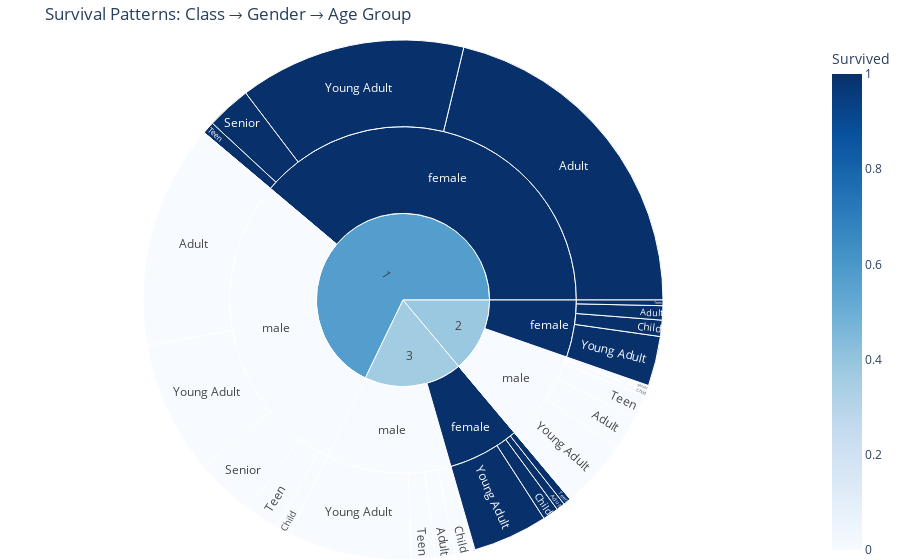

Here is the notebook cell this chart was saved with:
### Code cell
import pandas as pd
import numpy as np
import matplotlib.pyplot as plt
import seaborn as sns
from IPython.display import display, HTML

# Load data with error handling
try:
    file_path = r"e:\OneDrive\Desktop\tested.csv"
    df = pd.read_csv(file_path)
except FileNotFoundError:
    print(f"Error: File not found at {file_path}")
    exit()

# Configure global styles - updated style name for newer versions
try:
    plt.style.use('seaborn-v0_8-whitegrid')  # For newer versions
except:
    sns.set_style("whitegrid")  # Alternative approach
sns.set_palette("pastel")

HTML("""
<style>
    .analysis-title {color: #2c3e50; font-weight: bold; border-bottom: 2px solid #3498db; padding: 5px 0}
    .data-insight {background: #f8f9fa; padding: 15px; border-radius: 5px; margin: 10px 0}
</style>
""")

# Enhanced data summary
def display_data_summary():
    display(HTML("<div class='analysis-title'>🚢 Titanic Dataset Summary</div>"))
    
    # Create comprehensive summary
    summary = pd.DataFrame({
        'Missing (%)': df.isna().mean().round(4) * 100,
        'Unique Values': df.nunique(),
        'Data Type': df.dtypes,
        'Sample Value': df.iloc[0]
    }).style.format({'Missing (%)': '{:.1f}%', 'Sample Value': lambda x: str(x)[:25]})
    
    display(summary.highlight_null(subset=['Missing (%)'], color='#ffcccc'))
    
    # Key metrics
    metrics = {
        'Median Age': f"{df['Age'].median():.1f} years",
        'Max Fare': f"${df['Fare'].max():.2f}",
        'Overall Survival Rate': f"{df['Survived'].mean()*100:.1f}%"
    }
    display(HTML("<div class='data-insight'>🔍 Key Metrics:<br>" + 
                 "<br>".join([f"• {k}: {v}" for k,v in metrics.items()]) + "</div>"))

display_data_summary()

# Data preprocessing
def preprocess_data():
    # Handle missing values
    df['Age'] = df['Age'].fillna(df['Age'].median())
    df['Fare'] = df['Fare'].fillna(df['Fare'].median())
    
    # Create new features
    df['TravelAlone'] = np.where((df['SibSp'] + df['Parch']) > 0, 'With Family', 'Alone')
    df['Title'] = df['Name'].str.extract(' ([A-Za-z]+)\.', expand=False)
    df['AgeGroup'] = pd.cut(df['Age'], 
                           bins=[0, 12, 18, 35, 60, 100],
                           labels=['Child', 'Teen', 'Young Adult', 'Adult', 'Senior'])
    return df

df = preprocess_data()

# Enhanced survival analysis
def analyze_survival():
    # Survival by class
    survival_class = df.groupby('Pclass')['Survived'].mean() * 100
    display(HTML("<div class='analysis-title'>📈 Survival Analysis</div>"))
    
    # Create visualization grid
    fig = plt.figure(figsize=(18, 12), dpi=100)
    gs = fig.add_gridspec(2, 2)
    
    # Survival by Class & Gender
    ax1 = fig.add_subplot(gs[0, 0])
    sns.barplot(x='Pclass', y='Survived', hue='Sex', data=df, 
               errorbar=None, ax=ax1)
    ax1.set_title('Survival Rate by Passenger Class & Gender', fontweight='bold')
    ax1.set_ylabel('Survival Rate')
    ax1.set_xticklabels(['First', 'Second', 'Third'])
    
    # Age distribution
    ax2 = fig.add_subplot(gs[0, 1])
    sns.violinplot(x='Survived', y='Age', data=df, split=True, 
                  inner='quartile', ax=ax2)
    ax2.set_title('Age Distribution by Survival Status', fontweight='bold')
    ax2.set_xticklabels(['Perished', 'Survived'])
    
    # Fare distribution
    ax3 = fig.add_subplot(gs[1, 0])
    sns.boxplot(x='Survived', y='Fare', data=df, 
               showfliers=False, ax=ax3)
    ax3.set_yscale('log')
    ax3.set_title('Fare Distribution (Log Scale)', fontweight='bold')
    ax3.set_xticklabels(['Perished', 'Survived'])
    
    # Family impact
    ax4 = fig.add_subplot(gs[1, 1])
    sns.pointplot(x='TravelAlone', y='Survived', hue='Sex', 
                 data=df, errorbar=None, ax=ax4)
    ax4.set_title('Impact of Family Travel on Survival', fontweight='bold')
    
    plt.tight_layout()
    plt.show()

analyze_survival()

# Advanced correlation analysis - Completely fixed
def show_correlations():
    plt.figure(figsize=(10, 8))
    
    # Calculate correlation matrix for numeric columns only
    numeric_cols = df.select_dtypes(include=[np.number]).columns
    corr = df[numeric_cols].corr()
    
    # Create a bar plot instead of a heatmap for a clearer visualization
    # Sort correlations with Survived
    corr_with_survived = corr['Survived'].sort_values(ascending=False)
    
    # Drop Survived itself from the plot (correlation = 1.0)
    corr_with_survived = corr_with_survived.drop('Survived')
    
    # Create bar plot
    plt.figure(figsize=(10, 6))
    ax = sns.barplot(x=corr_with_survived.values, y=corr_with_survived.index, 
                   palette='coolwarm', orient='h')
    
    # Add value labels
    for i, v in enumerate(corr_with_survived.values):
        ax.text(v + 0.02 if v >= 0 else v - 0.08, i, f"{v:.2f}", va='center')
    
    plt.title('Feature Correlation with Survival', fontweight='bold')
    plt.xlabel('Correlation Coefficient')
    plt.axvline(x=0, color='gray', linestyle='--')
    plt.tight_layout()
    plt.show()

show_correlations()

# Interactive visualization (optional)
try:
    import plotly.express as px
    display(HTML("<div class='analysis-title'>🌐 Interactive Analysis</div>"))
    
    fig = px.sunburst(df, path=['Pclass', 'Sex', 'AgeGroup'], 
                     values='Fare', color='Survived',
                     color_continuous_scale='Blues')
    fig.update_layout(
        title='Survival Patterns: Class → Gender → Age Group',
        margin=dict(t=40, l=0, r=0, b=0)
    )
    fig.show()
    
except ImportError:
    print("Install plotly for interactive visualizations: pip install plotly")

# Enhanced statistical summary
def show_statistical_summary():
    display(HTML("<div class='analysis-title'>📊 Statistical Summary</div>"))
    
    stats = df.describe(percentiles=[.01, .25, .5, .75, .99]).T
    stats['IQR'] = stats['75%'] - stats['25%']
    display(stats.style.format('{:.2f}').background_gradient(
        subset=['mean', '50%', 'std'], cmap='Blues'))

show_statistical_summary()

### Figure 1 — Plotly figure (JSON) as saved in the notebook; plotly's stock layout.template omitted (floating-point values rounded to 4 significant figures)
{"data": [{"branchvalues": "total", "customdata": [[0.0], [1.0], [0.0], [1.0], [0.0], [0.0], [1.0], [0.0], [1.0], [1.0], [1.0], [0.0], [0.0], [0.0], [0.0], [0.0], [0.0], [0.0], [1.0], [1.0], [1.0], [0.0], [1.0], [1.0], [1.0], [0.0], [0.0], [0.0], [1.0], [0.0], [0.0], [1.0], [1.0], [0.3638], [0.3841], [0.5729]], "domain": {"x": [0, 1], "y": [0, 1]}, "hovertemplate": "labels=%{label}<br>Fare=%{value}<br>parent=%{parent}<br>id=%{id}<br>Survived=%{color}<extra></extra>", "ids": ["3/male/Young Adult", "3/female/Adult", "2/male/Senior", "3/female/Young Adult", "3/male/Teen", "2/male/Young Adult", "3/female/Teen", "1/male/Adult", "1/female/Young Adult", "1/female/Adult", "2/female/Young Adult", "3/male/Child", "1/male/Young Adult", "3/male/Adult", "2/male/Adult", "1/male/Teen", "1/male/Senior", "2/male/Child", "1/female/Senior", "3/female/Child", "2/female/Child", "3/male/Senior", "2/female/Teen", "2/female/Adult", "1/female/Teen", "1/male/Child", "2/male/Teen", "3/male", "3/female", "2/male", "1/male", "1/female", "2/female", "3", "2", "1"], "labels": ["Young Adult", "Adult", "Senior", "Young Adult", "Teen", "Young Adult", "Teen", "Adult", "Young Adult", "Adult", "Young Adult", "Child", "Young Adult", "Adult", "Adult", "Teen", "Senior", "Child", "Senior", "Child", "Child", "Senior", "Teen", "Adult", "Teen", "Child", "Teen", "male", "female", "male", "male", "female", "female", "3", "2", "1"], "marker": {"coloraxis": "coloraxis", "colors": [0.0, 1.0, 0.0, 1.0, 0.0, 0.0, 1.0, 0.0, 1.0, 1.0, 1.0, 0.0, 0.0, 0.0, 0.0, 0.0, 0.0, 0.0, 1.0, 1.0, 1.0, 0.0, 1.0, 1.0, 1.0, 0.0, 0.0, 0.0, 1.0, 0.0, 0.0, 1.0, 1.0, 0.3638, 0.3841, 0.5729]}, "name": "", "parents": ["3/male", "3/female", "2/male", "3/female", "3/male", "2/male", "3/female", "1/male", "1/female", "1/female", "2/female", "3/male", "1/male", "3/male", "2/male", "1/male", "1/male", "2/male", "1/female", "3/female", "2/female", "3/male", "2/female", "2/female", "1/female", "1/male", "2/male", "3", "3", "2", "1", "1", "2", "", "", ""], "type": "sunburst", "values": [1142.0, 79.17, 48.04, 693.2, 220.3, 634.5, 70.93, 2074.0, 2097.0, 3159.0, 459.3, 167.3, 1231.0, 185.7, 311.0, 309.5, 559.4, 55.5, 410.3, 145.6, 150.1, 14.45, 52.0, 131.8, 113.1, 134.5, 222.5, 1729.0, 988.9, 1272.0, 4308.0, 5780.0, 793.2, 2718.0, 2065.0, 10090.0]}], "layout": {"coloraxis": {"colorbar": {"title": {"text": "Survived"}}, "colorscale": [[0, "rgb(247,251,255)"], [0.125, "rgb(222,235,247)"], [0.25, "rgb(198,219,239)"], [0.375, "rgb(158,202,225)"], [0.5, "rgb(107,174,214)"], [0.625, "rgb(66,146,198)"], [0.75, "rgb(33,113,181)"], [0.875, "rgb(8,81,156)"], [1, "rgb(8,48,107)"]]}, "legend": {"tracegroupgap": 0}, "margin": {"b": 0, "l": 0, "r": 0, "t": 40}, "title": {"text": "Survival Patterns: Class → Gender → Age Group"}}}
